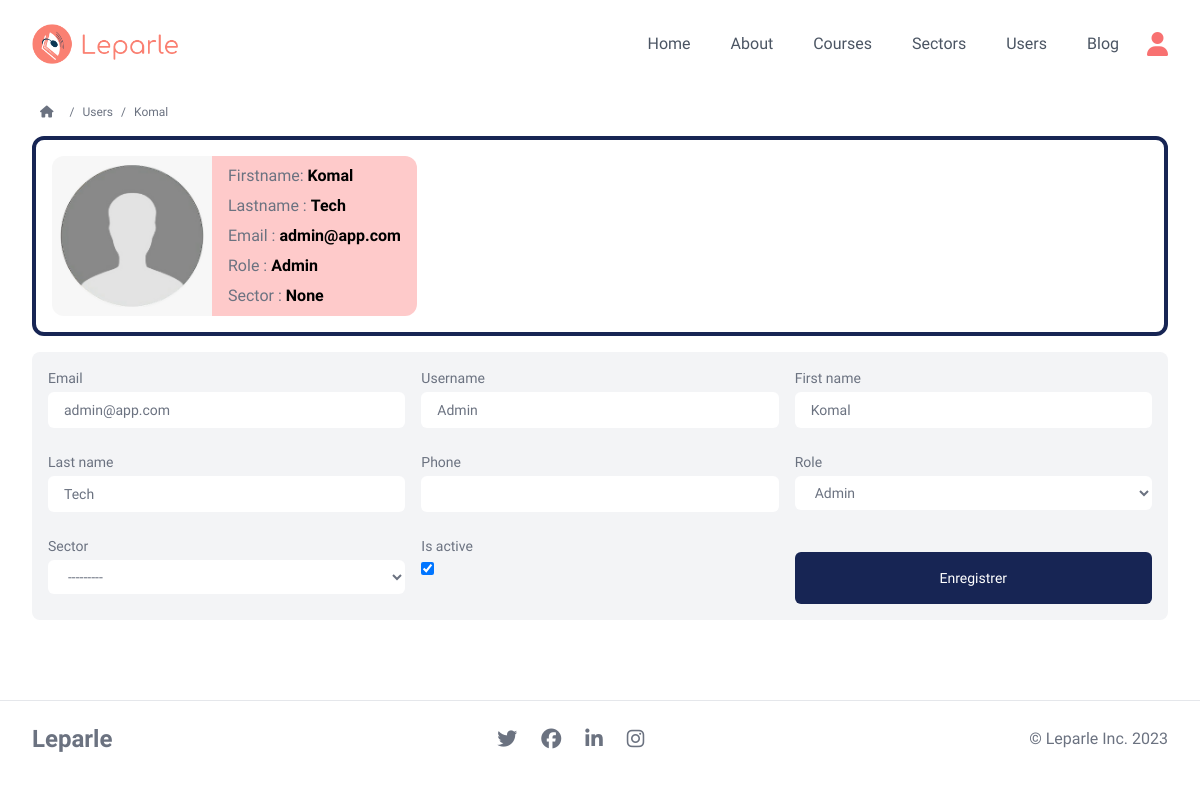
Page /accounts/users/1/ (signed in) on the committed database.
### accounts/models.py (models this page shows)
class CustomUser(AbstractBaseUser, PermissionsMixin):
    pass
    email = models.EmailField(db_index=True, unique=True, max_length=255)
    username = models.CharField(
        max_length=255,  blank=True, null=True)
    first_name = models.CharField(max_length=255)
    last_name = models.CharField(max_length=255)
    phone = models.CharField(max_length=255, blank=True, null=True)
    role = models.ForeignKey(
        Role, on_delete=models.CASCADE, blank=True, null=True,)
    sector = models.ForeignKey(
        Sector, on_delete=models.SET_NULL, blank=True, null=True,)
    is_active = models.BooleanField(default=True)
    is_staff = models.BooleanField(default=False)
    is_superuser = models.BooleanField(default=False)
    objects = CustomUserManager()
    USERNAME_FIELD = 'email'
    REQUIRED_FIELDS = []

class Role(models.Model):
    name = models.CharField(db_index=True, unique=True, max_length=255)
    description = models.TextField(blank=True, null=True)
    sec_level = models.IntegerField( default='0')
    def __str__(self):
        return self.name

### accounts/views.py (the view)
# urls.py: path('users/<str:pk>/', user_profile, name='user_profile'),
@ login_required(login_url='login')
def user_profile(req, pk):
    user = req.user
    profile = CustomUser.objects.get(id=pk)
    if user == profile:
        form = EditUserForm(instance=profile)
        if req.method == 'POST':
            form = EditUserForm(req.POST, instance=profile)
            if form.is_valid():
                form.save()
                return redirect('users')
    if user.role.sec_level >= 2:
        form = AdminEditUserForm(instance=profile)
        if req.method == 'POST':
            form = AdminEditUserForm(req.POST, instance=profile)
            if form.is_valid():
                form.save()
                return redirect('users')
    else:
        form = None
    context = {
        "rdv_page": "active",
        'title': 'appointment_detail',
        'profile': profile,
        'form': form,
    }
    return render(req, 'accounts/profile.html', context)

### accounts/forms.py
class AdminEditUserForm(forms.ModelForm):
    class Meta:
        model = CustomUser
        fields = ('__all__')
        exclude = ('groups', 'user_permissions',
                   'password', 'last_login', 'is_staff', 'is_superuser', )
        widgets = {
            'first_name': forms.TextInput(attrs={'class': "mb-2 px-4 py-2 rounded-md bg-white w-full"}),
            'last_name': forms.TextInput(attrs={'class': "mb-2 px-4 py-2 rounded-md bg-white w-full"}),
            'email': forms.TextInput(attrs={'class': "mb-2 px-4 py-2 rounded-md bg-white w-full"}),
            'username': forms.TextInput(attrs={'class': "mb-2 px-4 py-2 rounded-md bg-white w-full"}),
            'phone': forms.TextInput(attrs={'class': "mb-2 px-4 py-2 rounded-md bg-white w-full"}),
            'role': forms.Select(attrs={'class': "mb-2 px-4 py-2 rounded-md bg-white w-full"}),
            'sector': forms.Select(attrs={'class': "mb-2 px-4 py-2 rounded-md bg-white w-full"}),
        }

### base/models.py (called while the page is built)
    def __str__(self):
        return self.name

### accounts/templates/accounts/profile.html
{% extends 'main.html' %} {% load static %} {% block content %}
<div class="px-8 max-w-[1350px] w-full mx-auto">
  <nav
    class="mx-auto py-2 flex gap-2 items-center text-xs w-full lg:max-w-[1350px]"
  >
    <a
      class="p-2 hover:bg-gray-100 hover:text-blue-950 rounded-full transition ease-in duration-200"
      href="{% url 'home' %}"
      ><i class="fa-solid fa-house"></i>
    </a>
    /
    <a
      class="hover:text-blue-950 hover:underline transition ease-in duration-200"
      href="{% url 'users' %}"
      >Users</a
    >
    /
    <span>{{profile.first_name}}</span>
  </nav>
  <div class="mb-4 flex border border-4 border-blue-950 p-4 rounded-xl">
    {% if not profile.image %}
    <img
      class="h-40 w-40 rounded-l-xl object-cover"
      src="{% static 'imgs/anon.png' %}"
      alt="welcome image"
    />
    {% else %}
    <img
      class="h-40 w-40 rounded-l-xl object-cover"
      src="{{profile.image.url}}"
      alt="welcome image"
    />
    {% endif %}
    <div
      class="bg-red-200 flex flex-col text justify-between px-4 py-2 rounded-r-xl"
    >
      <p>
        Firstname:
        <span class="font-bold text-black">{{profile.first_name|title}}</span>
      </p>
      <p>
        Lastname :
        <span class="font-bold text-black">{{profile.last_name|title}}</span>
      </p>
      <p>
        Email :
        <span class="font-bold text-black">{{profile.email}}</span>
      </p>
      <p>
        Role :
        <span class="font-bold text-black">{{profile.role|title}}</span>
      </p>
      <p>
        Sector :
        <span class="font-bold text-black">{{profile.sector|title}}</span>
      </p>
    </div>
  </div>
  {% if form %}
  <form
    class="p-4 w-full bg-gray-100 rounded-lg text-sm grid grid-cols-1 md:grid-cols-2 lg:grid-cols-3 gap-4"
    method="POST"
    action=""
    enctype="multipart/form-data"
  >
    {% csrf_token %} {% for field in form %}
    <div>
      <h3 class="mb-1">{{field.label}}</h3>
      {{field}}
    </div>
    {% endfor %}
    <input
      class="mt-4 px-4 py-4 bg-blue-950 hover:bg-red-400 text-white rounded-md cursor-pointer"
      type="submit"
      value="Enregistrer"
    />
  </form>
  {% endif %}
</div>
{% endblock %}

### static/styles.css (style rules this page uses)
html { scroll-behavior: smooth; box-sizing: border-box; }

### templates/main.html (style rules this page uses)
body { font-family: "Comfortaa", serif; }

### rows in the picture
CustomUser: first_name "Komal", last_name "Tech", email "admin@app.com", role "Admin", sector "None", form "admin@app.com" "Admin" "Komal" "Tech" "Admin" "---------" "☑"

### other values in the picture
{{ field.label }} "Email" "Username" "First name" "Last name" "Phone" "Role" "Sector" "Is active"
